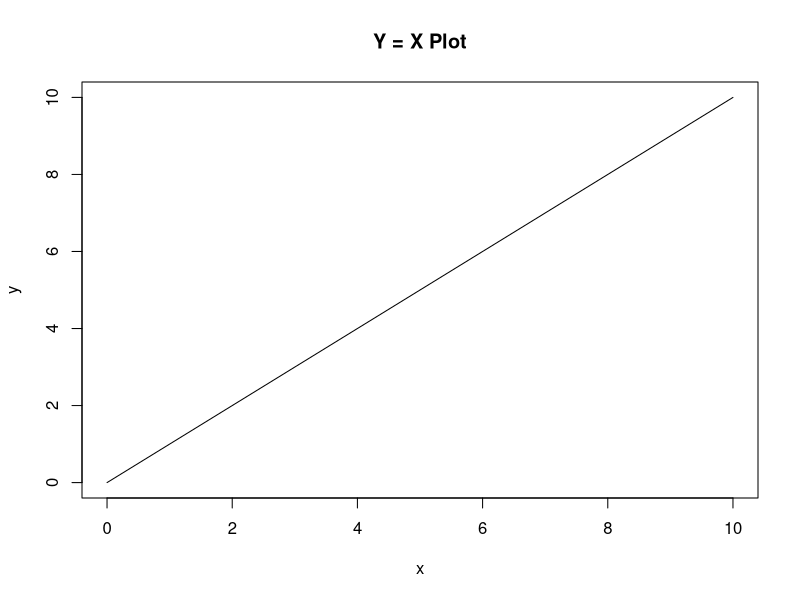
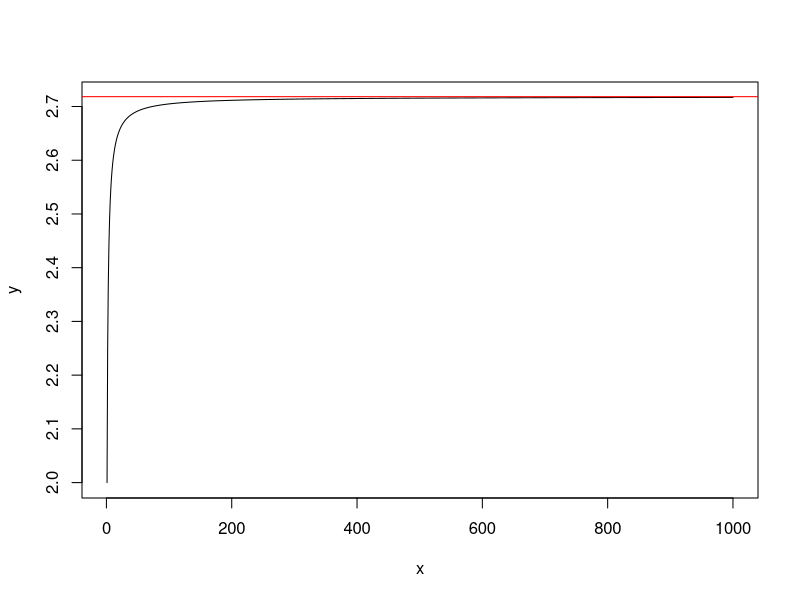

The R script that drew these images, in order:
# Character vector
v <- c("low", "medium", "high", "low")
# Factor
f <- factor(v, levels = c("low", "medium", "high"), ordered = TRUE)
# Output
v
f
summary(v)
summary(f)
# Finally
summary(factor(c("yes", "no", "yes")))

# Some exercises in array search

# By index
x <- c(10, 20, 30, 40)
x[2]
x[c(1,3)]
# By logical conditions to filter elements
x[x > 25]
which(x > 25)
which(x == 20)
# By names
names(x) <- c("a", "b", "c", "d")
x["b"]
x[c("a", "c")]
# Using %in%
x %in% c(20,30)
x[x %in% c(20,30)]
# Using match()
match(30,x)
# Using grep()
names <- c("Aditi", "Bhanu", "Charu")
grep("h", names)
names[grep("h", names)]
# Search in multidimensional array
m <- matrix(1:9, nrow = 3)
m[2,3]
which(m>5, arr.ind = TRUE)

# Data Frames

# Define vectors
Name <- c("Adi", "Bhanu", "Charu", "Dev", "Esha")
Age <- c(25, 30, 22, 28, 24)
Gender <- c("Male", "Female", "Female", "Male", "Female")
# Create data frame
df <- data.frame(Name, Age, Gender)
# View the data frame
print(df)

# Use $ operator (access a column by name):
df$Age
# Use [[]] (access a column by name or position):
df["Age"]
df[[2]]
# Use [,] (subset by rows and columns):
df[1, ]
df[ ,2]
df[1,2]
df[1:5, "Age"]
# Filter based on condition:
df[df$Age > 25, ]
df[df$Gender == "Male", "Name"]
# Filter using the subset() function:
subset(df, Age > 25)
subset(df, Gender == "Female", select = Name)
# Get row numbers matching conditions using which()
which(df$Age == 30)
df[which(df$Age == 30),]
# Search for pattern (strings):
df[grep("ha", df$Name), ]

# Visual and exploratory analysis:
getwd # we need to set the working directory first, so that we can read the csv file
setwd("C:/Users/User/Documents/MTH208_221089")
seat <- read.csv("seating.csv")
seat
ms <- which(seat$Roll.No > 10000000)
bs <- which(seat$Roll.No < 10000000)
print(length(ms)) # number of ms students enrolled in the course
print(length(bs)) # number of bs students enrolled in the course

cricket <- read.csv("battingbowling.csv")
# decent batter: avg > 25, decent bowler: avg < 40
all_rounders <- subset(cricket, (Batting > 25) & (Bowling < 40))
teams <- factor(all_rounders$Team, levels = unique(cricket$Team))
summary(teams)
print("Team with most all rounders: New Zealand")
print("Team with least all rounders: South Africa")

?plot
x = c(0:10)
y = c(0:10)
plot(x,y, type = "l", main = "Y = X Plot", frame.plot = TRUE, pty = "m")

f <- function(x)
{
  val <- (1 + 1/x)^x
  return(val)
}
x = c(1:1000)
y = f(x)
plot(x,y, type = "l")
abline(a = exp(1), b = 0, col = "red")
